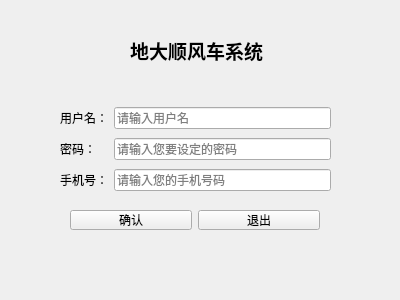
<?xml version="1.0" encoding="UTF-8"?>
<ui version="4.0">
 <class>page_register</class>
 <widget class="QWidget" name="page_register">
  <property name="geometry">
   <rect>
    <x>0</x>
    <y>0</y>
    <width>400</width>
    <height>300</height>
   </rect>
  </property>
  <property name="windowTitle">
   <string>注册界面</string>
  </property>
  <property name="windowIcon">
   <iconset resource="images.qrc">
    <normaloff>:/icons/icons/814.bmp</normaloff>:/icons/icons/814.bmp</iconset>
  </property>
  <widget class="QLabel" name="label">
   <property name="geometry">
    <rect>
     <x>130</x>
     <y>30</y>
     <width>171</width>
     <height>41</height>
    </rect>
   </property>
   <property name="font">
    <font>
     <pointsize>14</pointsize>
     <bold>true</bold>
    </font>
   </property>
   <property name="text">
    <string>地大顺风车系统</string>
   </property>
  </widget>
  <widget class="QWidget" name="layoutWidget">
   <property name="geometry">
    <rect>
     <x>70</x>
     <y>210</y>
     <width>250</width>
     <height>20</height>
    </rect>
   </property>
   <layout class="QHBoxLayout" name="horizontalLayout">
    <item>
     <widget class="QPushButton" name="pushButton">
      <property name="text">
       <string>确认</string>
      </property>
     </widget>
    </item>
    <item>
     <widget class="QPushButton" name="pushButton_2">
      <property name="text">
       <string>退出</string>
      </property>
     </widget>
    </item>
   </layout>
  </widget>
  <widget class="QWidget" name="layoutWidget">
   <property name="geometry">
    <rect>
     <x>60</x>
     <y>104</y>
     <width>271</width>
     <height>91</height>
    </rect>
   </property>
   <layout class="QGridLayout" name="gridLayout">
    <item row="0" column="0">
     <widget class="QLabel" name="label_2">
      <property name="text">
       <string>用户名：</string>
      </property>
     </widget>
    </item>
    <item row="0" column="1">
     <widget class="QLineEdit" name="line_userName">
      <property name="placeholderText">
       <string>请输入用户名</string>
      </property>
     </widget>
    </item>
    <item row="1" column="0">
     <widget class="QLabel" name="label_3">
      <property name="text">
       <string>密码：</string>
      </property>
     </widget>
    </item>
    <item row="1" column="1">
     <widget class="QLineEdit" name="line_passWord">
      <property name="text">
       <string/>
      </property>
      <property name="placeholderText">
       <string>请输入您要设定的密码</string>
      </property>
     </widget>
    </item>
    <item row="2" column="0">
     <widget class="QLabel" name="label_4">
      <property name="text">
       <string>手机号：</string>
      </property>
     </widget>
    </item>
    <item row="2" column="1">
     <widget class="QLineEdit" name="line_phone">
      <property name="placeholderText">
       <string>请输入您的手机号码</string>
      </property>
     </widget>
    </item>
   </layout>
  </widget>
 </widget>
 <resources>
  <include location="images.qrc"/>
 </resources>
 <connections/>
</ui>
